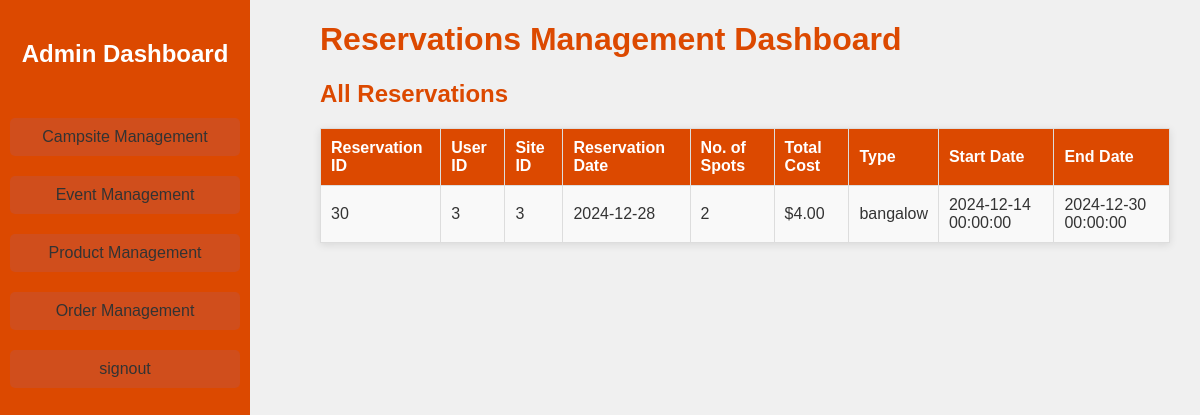
The page /dashboard/reservation/index.php on the database as committed earlier.
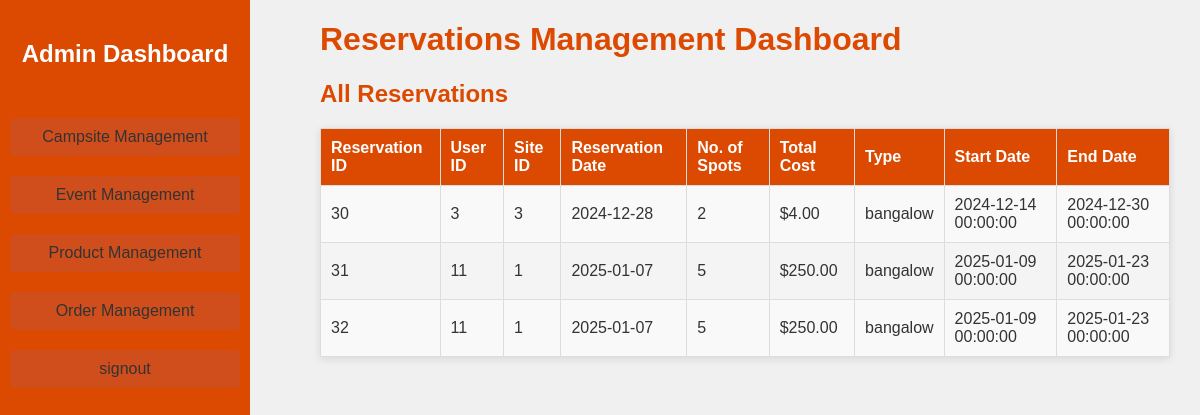
The same page on the database as committed later.
### tables this page shows
CREATE TABLE `reservations` (
  `reservation_id` int(11) NOT NULL,
  `user_id` int(11) NOT NULL,
  `site_id` int(11) NOT NULL,
  `reservationDate` date NOT NULL,
  `noOfSpots` int(11) NOT NULL,
  `totalCost` int(11) NOT NULL,
  `type` varchar(60) NOT NULL,
  `startDate` datetime NOT NULL,
  `endDate` datetime NOT NULL
);

### dashboard/reservation/index.php (the view, shortened to what this page needs)
<?php
include '../../connection.php';
$sql = "SELECT * FROM reservations";
$result = $conn->query($sql);
?>
<!DOCTYPE html>
<html lang="en">
<head>
  <link rel="stylesheet" href="../../css/dashboard.css">
</head>
<body>
  <?php include "../../component/sidebar.php"; ?>
  <div class="container" style="padding-left: 320px; padding-right: 30px">
    <h1>Reservations Management Dashboard</h1>
    <h2>All Reservations</h2>
    <table>
      <thead>
        <tr>
          <th>Reservation ID</th>
          <th>User ID</th>
          <th>Site ID</th>
          <th>Reservation Date</th>
          <th>No. of Spots</th>
          <th>Total Cost</th>
          <th>Type</th>
          <th>Start Date</th>
          <th>End Date</th>
        </tr>
      </thead>
      <tbody>
        <?php
        if ($result->num_rows > 0) {
          while ($row = $result->fetch_assoc()) {
            echo "<tr>
                    <td>" . $row["reservation_id"] . "</td>
                    <td>" . $row["user_id"] . "</td>
                    <td>" . $row["site_id"] . "</td>
                    <td>" . $row["reservationDate"] . "</td>
                    <td>" . $row["noOfSpots"] . "</td>
                    <td>$" . number_format($row["totalCost"], 2) . "</td>
                    <td>" . $row["type"] . "</td>
                    <td>" . $row["startDate"] . "</td>
                    <td>" . $row["endDate"] . "</td>
                  </tr>";
          }
        } else {
          echo "<tr><td colspan='9'>No reservations found.</td></tr>";
        }
        ?>
      </tbody>
    </table>
  </div>
</body>
</html>

Rows that differ between the two databases and show on the page:
added reservations: reservation_id "31", user "11", site "1", reservationDate "2025-01-07", noOfSpots "5", totalCost "250.00", type "bangalow", startDate "2025-01-09 00:00:00", endDate "2025-01-23 00:00:00"
added reservations: reservation_id "32", user "11", site "1", reservationDate "2025-01-07", noOfSpots "5", totalCost "250.00", type "bangalow", startDate "2025-01-09 00:00:00", endDate "2025-01-23 00:00:00"
